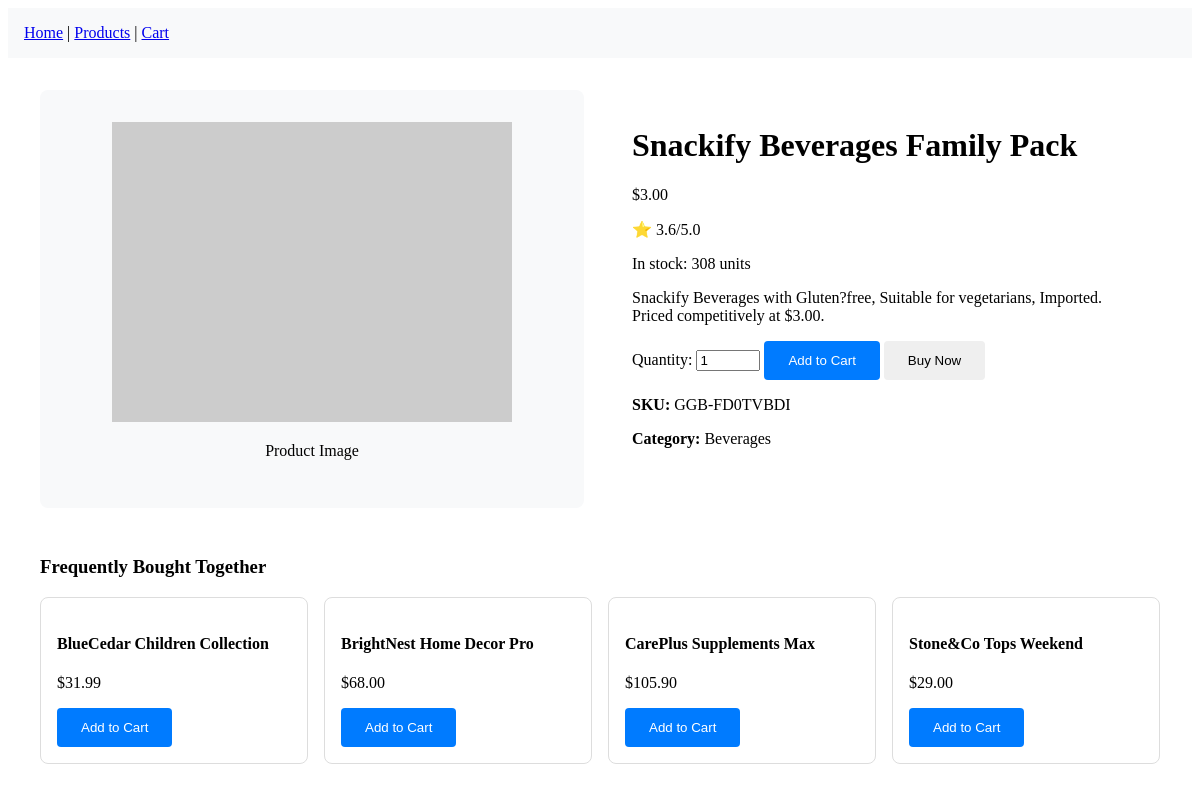
Page /product/GGB-FD0TVBDI/ on the committed database.
### admin_panel/models.py (models this page shows, shortened)
class Product(models.Model):
    sku = models.CharField(max_length=50, unique=True,primary_key=True)
    product_name = models.CharField(max_length=255)
    description = models.TextField()
    unit_price = models.DecimalField(max_digits=10, decimal_places=2)
    product_rating = models.FloatField(default=0.0)
    quantity_on_hand = models.PositiveIntegerField(default=0)
    reorder_quantity = models.PositiveIntegerField(default=10)
    product_image = models.URLField(
        max_length=500,
        default='https://cdn.mmem.com.au/media/catalog/product/placeholder/default/product-image.jpg',
        help_text='Product image URL'
    )
    category = models.ForeignKey(Category, on_delete=models.SET_NULL, null=True, blank=True, related_name='products')
    subcategory = models.ForeignKey(Category, on_delete=models.SET_NULL, null=True, blank=True, related_name='sub_products')

class Category(models.Model):
    category_id = models.CharField(max_length=20, primary_key=True, unique=True)
    name = models.CharField(max_length=255, unique=True)
    is_subcategory = models.BooleanField(default=False)
    class Meta:
        verbose_name_plural = "Categories"

### customer_website/views.py (the view)
# urls.py: path('product/<str:sku>/', views.product_detail, name='product_detail'),
def product_detail(request, sku):
    try:
        from admin_panel.models import Product
        product = Product.objects.get(sku=sku)
        recommended_products = Product.objects.exclude(sku=sku)[:4]
        return render(request, 'customer_website/product_detail.html', {
            'product': product,
            'recommended_products': recommended_products
        })
    except Product.DoesNotExist:
        messages.error(request, "Product not found.")
        return redirect('all_products')

### customer_website/templates/customer_website/product_detail.html (shortened to what this page needs)
<!DOCTYPE html>
<html>
<head>
</head>
<body>
    <nav style="background: #f8f9fa; padding: 1rem;">
        <a href="{% url 'main_page' %}">Home</a> |
        <a href="{% url 'all_products' %}">Products</a> |
        <a href="{% url 'cart' %}">Cart</a>
    </nav>
    <div class="container">
        <div class="product-detail">
            <div class="product-image">
                <img src="https://via.placeholder.com/400x300" alt="{{ product.product_name }}">
                <p>Product Image</p>
            </div>
            <div class="product-info">
                <h1>{{ product.product_name }}</h1>
                <p class="price">${{ product.unit_price }}</p>
                <p class="rating">⭐ {{ product.product_rating }}/5.0</p>
                <p class="stock">In stock: {{ product.quantity_on_hand }} units</p>
                <p class="description">{{ product.description }}</p>
                <div class="purchase-options">
                    <label for="quantity">Quantity:</label>
                    <input type="number" id="quantity" name="quantity" value="1" min="1" max="{{ product.quantity_on_hand }}">
                    <button class="btn btn-primary">Add to Cart</button>
                    <button class="btn">Buy Now</button>
                </div>
                <div class="product-meta">
                    <p><strong>SKU:</strong> {{ product.sku }}</p>
                    <p><strong>Category:</strong> {{ product.category.name }}</p>
                </div>
            </div>
        </div>
        {% if recommended_products %}
        <div class="recommendations">
            <h3>Frequently Bought Together</h3>
            <div class="product-grid">
                {% for rec_product in recommended_products %}
                <div class="product-card">
                    <h4>{{ rec_product.product_name }}</h4>
                    <p>${{ rec_product.unit_price }}</p>
                    <button class="btn btn-primary">Add to Cart</button>
                </div>
                {% endfor %}
            </div>
        </div>
        {% endif %}
    </div>
</body>
</html>

### customer_website/templates/customer_website/product_detail.html (style rules this page uses)
.container { max-width: 1200px; margin: 0 auto; padding: 2rem; }
.product-detail { display: grid; grid-template-columns: 1fr 1fr; gap: 2rem; }
.product-image { background: #f8f9fa; padding: 2rem; text-align: center; border-radius: 8px; }
.product-info { padding: 1rem; }
.btn { padding: 0.75rem 1.5rem; border: none; border-radius: 4px; cursor: pointer; }
.btn-primary { background: #007bff; color: white; }
.recommendations { margin-top: 3rem; }
.product-grid { display: grid; grid-template-columns: repeat(4, 1fr); gap: 1rem; }
.product-card { border: 1px solid #ddd; padding: 1rem; border-radius: 8px; }

### rows in the picture
Product: product_name "Snackify Beverages Family Pack", unit_price "3.00", product_rating "3.6", quantity_on_hand "308", description "Snackify Beverages with Gluten?free, Suitable for vegetarians, Imported. Priced competitively at $3.00.", sku "GGB-FD0TVBDI", category.name "Beverages"
Product: product_name "BlueCedar Children Collection", unit_price "31.99"
Product: product_name "BrightNest Home Decor Pro", unit_price "68.00"
Product: product_name "CarePlus Supplements Max", unit_price "105.90"
Product: product_name "Stone&Co Tops Weekend", unit_price "29.00"
